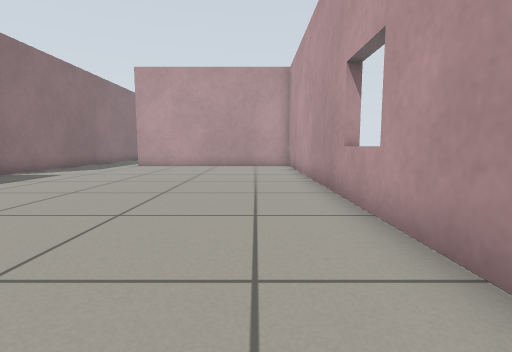
[1] (above)

19 first-person views from a walk through a world built for the Gazebo simulator. The camera is 0.5 m above the floor, tilts 6° down and sees 85° across. The floor is counted in squares, 0.5 m on a side. Each view is taken from the middle of a square. On the plan, view 1 faces up. The plan holds only what a view shows up to about 11 squares ahead; the rest is blank. Gazebo's built-in surfaces are drawn with simple patterns.

[2]
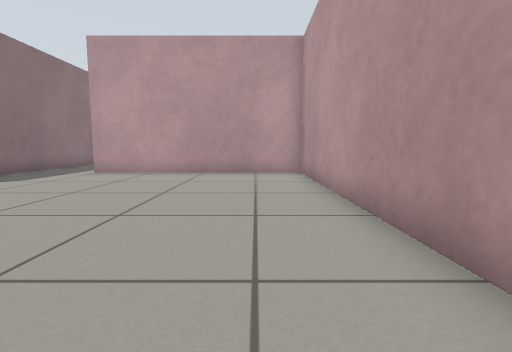

[3]
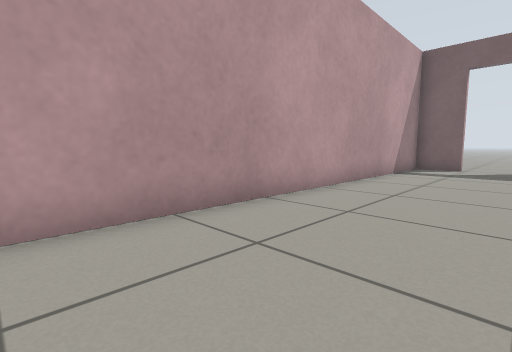

[4]
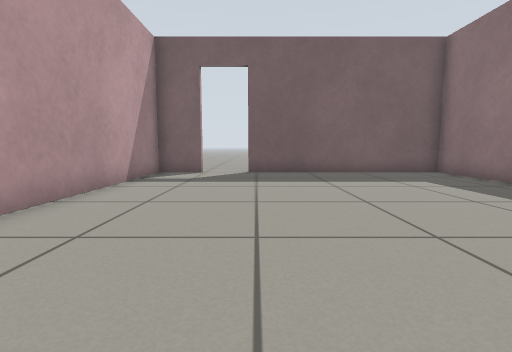

[5]
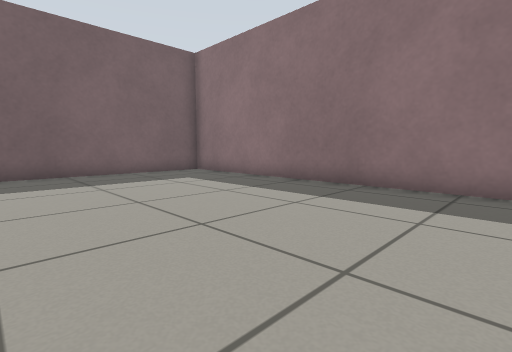

[6]
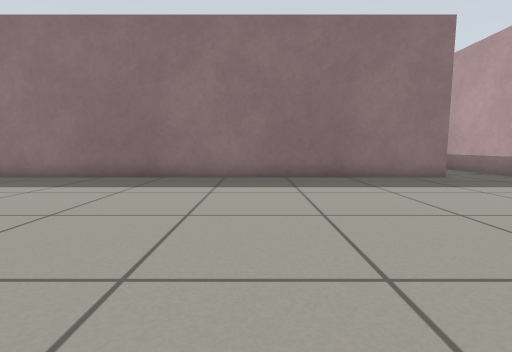

[7]
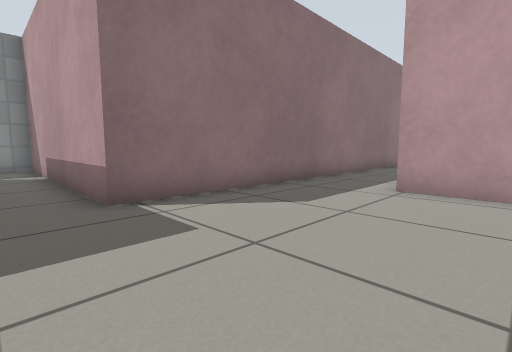

[8]
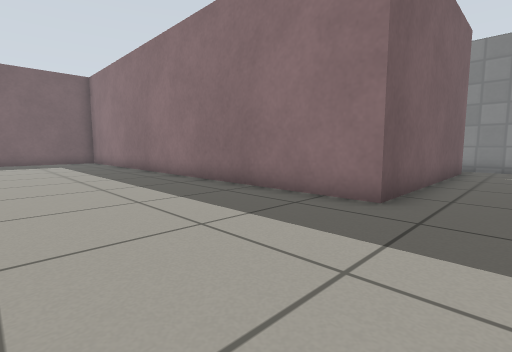

[9]
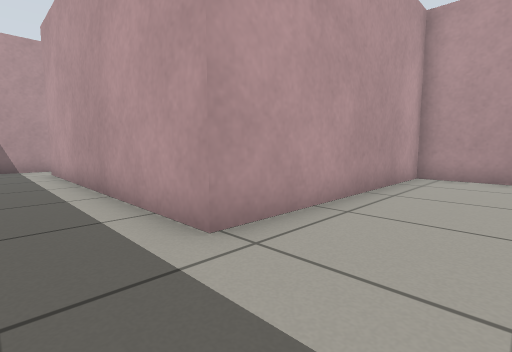

[10]
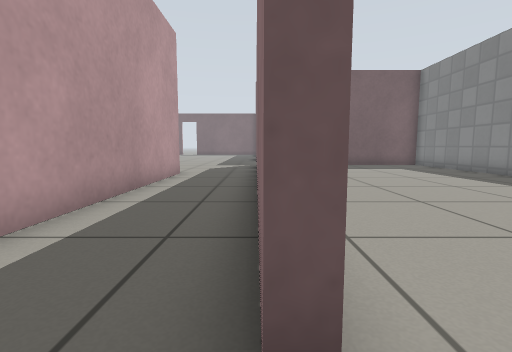

[11]
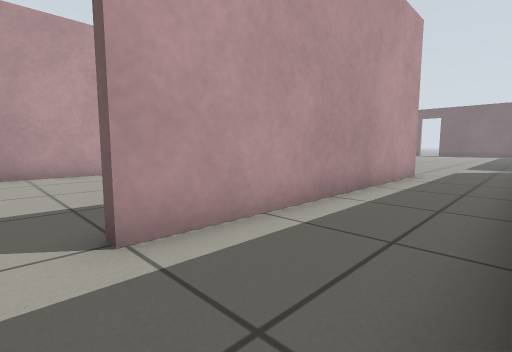

[12]
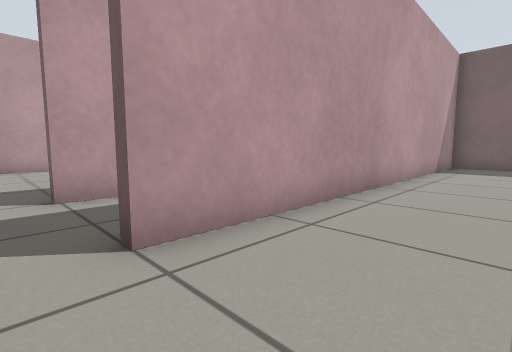

[13]
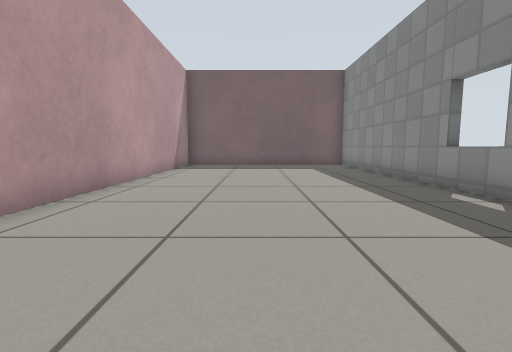

[14]
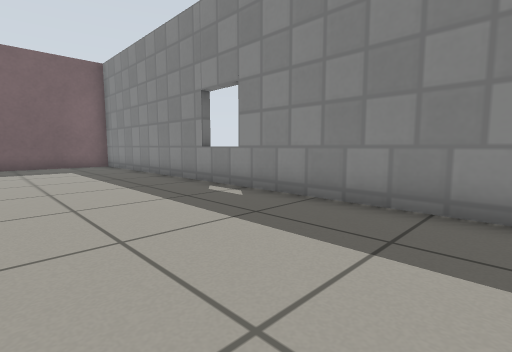

[15]
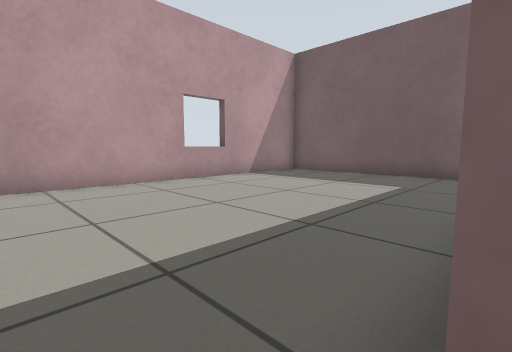

[16]
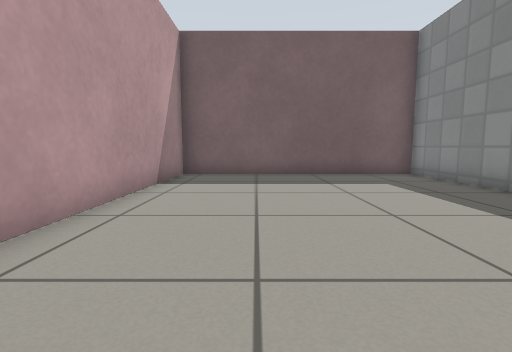

[17]
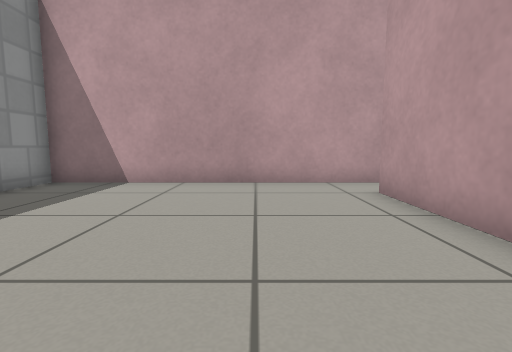

[18]
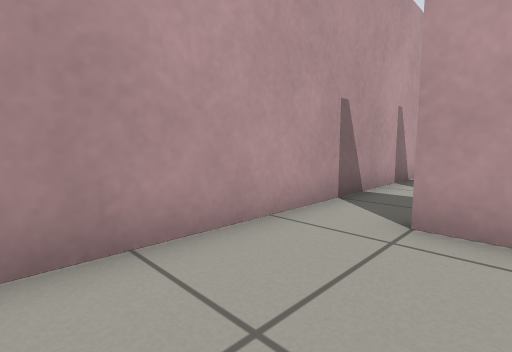

[19]
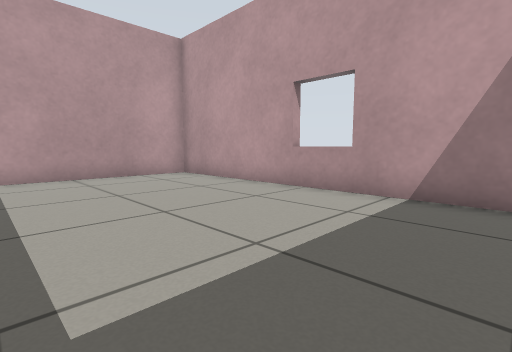

### Floor plan
Points are (right, up) in squares from view 1. A wall is a line through its corners. A room is listed if a view was taken in it or the views show most of it. See-through windows are left out.
Room 1 (views 1, 2, 3, 4, 5, 6, 7, 8, 9, 10, 11)
walls: (-16.5, 7.1) (-9, 7.1) (-9, -9.7) (-1.6, -9.7); (0, -9.7) (1.7, -9.7) (1.7, 14.6) (-6.2, 14.6) (-6.2, 24); (-9, 19) (-9, 9.5) (-17.7, 9.5) (-17.7, 6.9); (-9, 24.1) (-9, 21.3); (-6.5, 25.7) (-9.5, 25.7)
ways out: opening at (-9, 25) to room 2; opening at (-6, 25) to room 3; opening at (-17, 7); open door at (-0.5, -10)
Room 2 (views 12, 13, 14, 16, 17, 18)
walls: (-9.5, 25.7) (-17.7, 25.7) (-17.7, 9.8) (-9.3, 9.8) (-9.3, 24.1)
ways out: opening at (-9, 25) to room 1
Room 3 (views 15, 19)
walls: (-6.2, 24) (-5.8, 24); (1.7, 16.1) (1.7, 25.7) (-6.5, 25.7); (-4.5, 14.9) (0, 14.9)
ways out: opening at (-6, 25) to room 1

Positions as (right, up) in squares from view 1, and headings:
1: (0, 0), facing up
2: (0, 4), facing up
3: (-2, 4), facing down-right
4: (-2, 1), facing down
5: (-2, 1), facing down-left
6: (0, 1), facing left
7: (-4, 8), facing up-left
8: (-4, 9), facing down-left
9: (-8, 12), facing up-right
10: (-9, 25), facing down
11: (-9, 25), facing down-right
12: (-12, 25), facing down-right
13: (-13, 25), facing down
14: (-13, 25), facing down-left
15: (-6, 25), facing down-right
16: (-12, 20), facing down
17: (-12, 18), facing up
18: (-13, 23), facing up-right
19: (-4, 16), facing up-right
